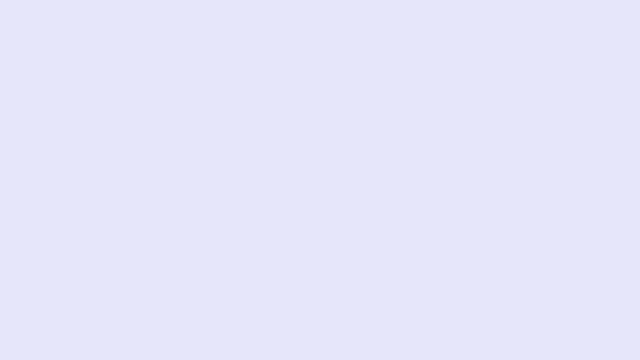
Frame 1 (no input)
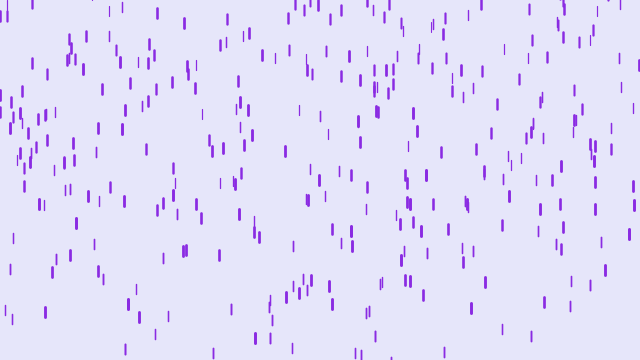
Frame 60 (the mouse pressed at the canvas centre just before this capture)
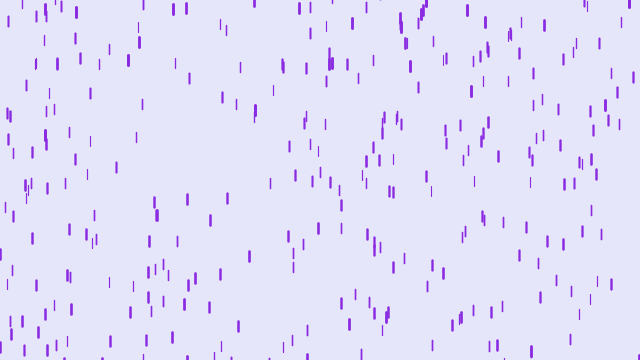
Frame 120 (the mouse held since frame 60 and released just before this capture)

The Processing sketch that drew these frames (run headless with seeded random() and noise(); from frame 60 on, the mouse is pressed at the canvas centre):

// Processing sketch: PurpleRain
// ── PurpleRain.pde
Drop[] drops = new Drop[500];

void setup() {
  size(640, 360);
  for(int i = 0; i < drops.length; i++) {
    drops[i] = new Drop();
  }
}

void draw() {
  background(230, 230, 250);
  for(int i = 0; i < drops.length; i++) {
    drops[i].fall();
    drops[i].show();
  }
}
// ── Drop.pde
class Drop {
  float x = random(width);
  float y = random(-500, - 100);
  float z = random(0, 20);
  float len = map(z, 0, 20, 10, 20);
  float yspeed = map(z, 0, 20, 1, 20);
  
  void fall() {
    y = y + yspeed;
    yspeed = yspeed + map(z, 0, 20, 0, 0.2);
    
    if(y > height) {
      y = random(-200, -100);
      yspeed = map(z, 0, 20, 4, 10);
    }
  }
  
  void show() {
    float thick = map(z, 0, 20, 1, 3);
    strokeWeight(thick);
    stroke(138, 43, 226);
    line(x, y, x, y + 10); 
  }
}
